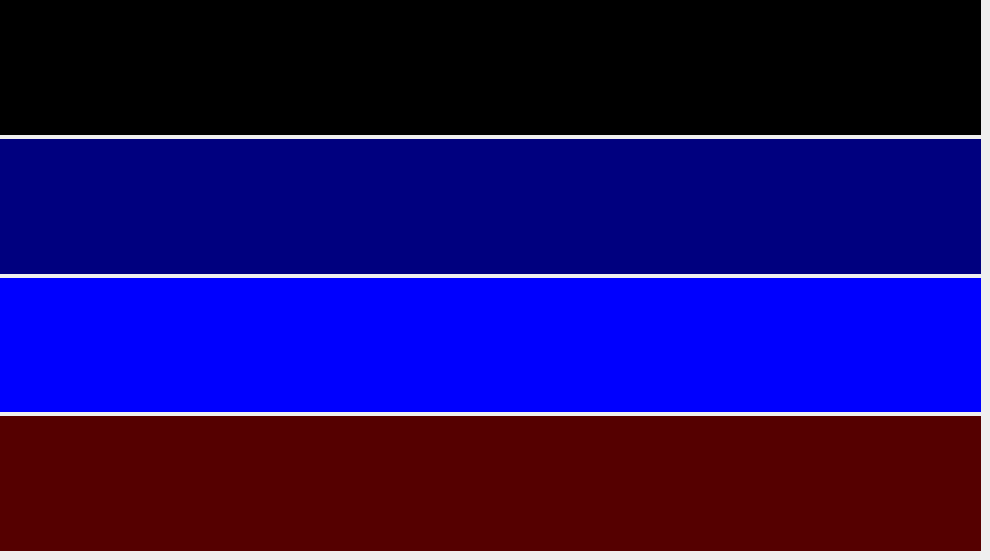
     <widget class="QWidget" name="graph_page">
      <widget class="QWidget" name="verticalLayoutWidget">
       <property name="geometry">
        <rect>
         <x>0</x>
         <y>0</y>
         <width>981</width>
         <height>551</height>
        </rect>
       </property>
       <layout class="QVBoxLayout" name="verticalLayout_3">
        <property name="spacing">
         <number>4</number>
        </property>
        <item>
         <widget class="PlotWidget" name="high_vac_graph" native="true">
          <property name="styleSheet">
           <string notr="true">background-color: rgb(0, 0, 0);</string>
          </property>
         </widget>
        </item>
        <item>
         <widget class="PlotWidget" name="low_vac_graph" native="true">
          <property name="styleSheet">
           <string notr="true">background-color: rgb(0, 0, 127);</string>
          </property>
         </widget>
        </item>
        <item>
         <widget class="PlotWidget" name="temp_graph" native="true">
          <property name="styleSheet">
           <string notr="true">background-color: rgb(0, 0, 255);</string>
          </property>
         </widget>
        </item>
        <item>
         <widget class="PlotWidget" name="flow_graph" native="true">
          <property name="styleSheet">
           <string notr="true">background-color: rgb(85, 0, 0);</string>
          </property>
         </widget>
        </item>
       </layout>
      </widget>
     </widget>
